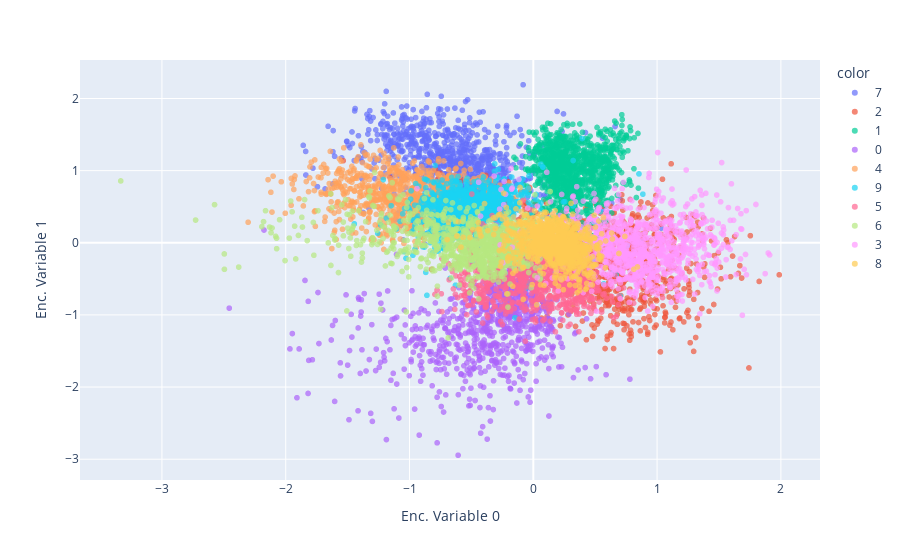

Write notebook code for a chart like this one.
### Markdown cell above
Let’s plot the latent space representation using plotly express library:

### Code cell
import plotly.express as px

px.scatter(encoded_samples, x='Enc. Variable 0', y='Enc. Variable 1', 
           color=encoded_samples.label.astype(str), opacity=0.7)

### Figure 1 — Plotly figure (JSON) as saved in the notebook; plotly's stock layout.template omitted (floating-point values rounded to 4 significant figures; data arrays with more than 128 entries replaced by an {"elided": "..."} marker saying what was removed)
{"data": [{"hovertemplate": "color=7<br>Enc. Variable 0=%{x}<br>Enc. Variable 1=%{y}<extra></extra>", "legendgroup": "7", "marker": {"color": "#636efa", "opacity": 0.7, "symbol": "circle"}, "mode": "markers", "name": "7", "showlegend": true, "type": "scattergl", "x": {"elided": "1028 float values"}, "xaxis": "x", "y": {"elided": "1028 float values"}, "yaxis": "y"}, {"hovertemplate": "color=2<br>Enc. Variable 0=%{x}<br>Enc. Variable 1=%{y}<extra></extra>", "legendgroup": "2", "marker": {"color": "#EF553B", "opacity": 0.7, "symbol": "circle"}, "mode": "markers", "name": "2", "showlegend": true, "type": "scattergl", "x": {"elided": "1032 float values"}, "xaxis": "x", "y": {"elided": "1032 float values"}, "yaxis": "y"}, {"hovertemplate": "color=1<br>Enc. Variable 0=%{x}<br>Enc. Variable 1=%{y}<extra></extra>", "legendgroup": "1", "marker": {"color": "#00cc96", "opacity": 0.7, "symbol": "circle"}, "mode": "markers", "name": "1", "showlegend": true, "type": "scattergl", "x": {"elided": "1135 float values"}, "xaxis": "x", "y": {"elided": "1135 float values"}, "yaxis": "y"}, {"hovertemplate": "color=0<br>Enc. Variable 0=%{x}<br>Enc. Variable 1=%{y}<extra></extra>", "legendgroup": "0", "marker": {"color": "#ab63fa", "opacity": 0.7, "symbol": "circle"}, "mode": "markers", "name": "0", "showlegend": true, "type": "scattergl", "x": {"elided": "980 float values"}, "xaxis": "x", "y": {"elided": "980 float values"}, "yaxis": "y"}, {"hovertemplate": "color=4<br>Enc. Variable 0=%{x}<br>Enc. Variable 1=%{y}<extra></extra>", "legendgroup": "4", "marker": {"color": "#FFA15A", "opacity": 0.7, "symbol": "circle"}, "mode": "markers", "name": "4", "showlegend": true, "type": "scattergl", "x": {"elided": "982 float values"}, "xaxis": "x", "y": {"elided": "982 float values"}, "yaxis": "y"}, {"hovertemplate": "color=9<br>Enc. Variable 0=%{x}<br>Enc. Variable 1=%{y}<extra></extra>", "legendgroup": "9", "marker": {"color": "#19d3f3", "opacity": 0.7, "symbol": "circle"}, "mode": "markers", "name": "9", "showlegend": true, "type": "scattergl", "x": {"elided": "1009 float values"}, "xaxis": "x", "y": {"elided": "1009 float values"}, "yaxis": "y"}, {"hovertemplate": "color=5<br>Enc. Variable 0=%{x}<br>Enc. Variable 1=%{y}<extra></extra>", "legendgroup": "5", "marker": {"color": "#FF6692", "opacity": 0.7, "symbol": "circle"}, "mode": "markers", "name": "5", "showlegend": true, "type": "scattergl", "x": {"elided": "892 float values"}, "xaxis": "x", "y": {"elided": "892 float values"}, "yaxis": "y"}, {"hovertemplate": "color=6<br>Enc. Variable 0=%{x}<br>Enc. Variable 1=%{y}<extra></extra>", "legendgroup": "6", "marker": {"color": "#B6E880", "opacity": 0.7, "symbol": "circle"}, "mode": "markers", "name": "6", "showlegend": true, "type": "scattergl", "x": {"elided": "958 float values"}, "xaxis": "x", "y": {"elided": "958 float values"}, "yaxis": "y"}, {"hovertemplate": "color=3<br>Enc. Variable 0=%{x}<br>Enc. Variable 1=%{y}<extra></extra>", "legendgroup": "3", "marker": {"color": "#FF97FF", "opacity": 0.7, "symbol": "circle"}, "mode": "markers", "name": "3", "showlegend": true, "type": "scattergl", "x": {"elided": "1010 float values"}, "xaxis": "x", "y": {"elided": "1010 float values"}, "yaxis": "y"}, {"hovertemplate": "color=8<br>Enc. Variable 0=%{x}<br>Enc. Variable 1=%{y}<extra></extra>", "legendgroup": "8", "marker": {"color": "#FECB52", "opacity": 0.7, "symbol": "circle"}, "mode": "markers", "name": "8", "showlegend": true, "type": "scattergl", "x": {"elided": "974 float values"}, "xaxis": "x", "y": {"elided": "974 float values"}, "yaxis": "y"}], "layout": {"legend": {"title": {"text": "color"}, "tracegroupgap": 0}, "margin": {"t": 60}, "xaxis": {"anchor": "y", "domain": [0, 1], "title": {"text": "Enc. Variable 0"}}, "yaxis": {"anchor": "x", "domain": [0, 1], "title": {"text": "Enc. Variable 1"}}}}
